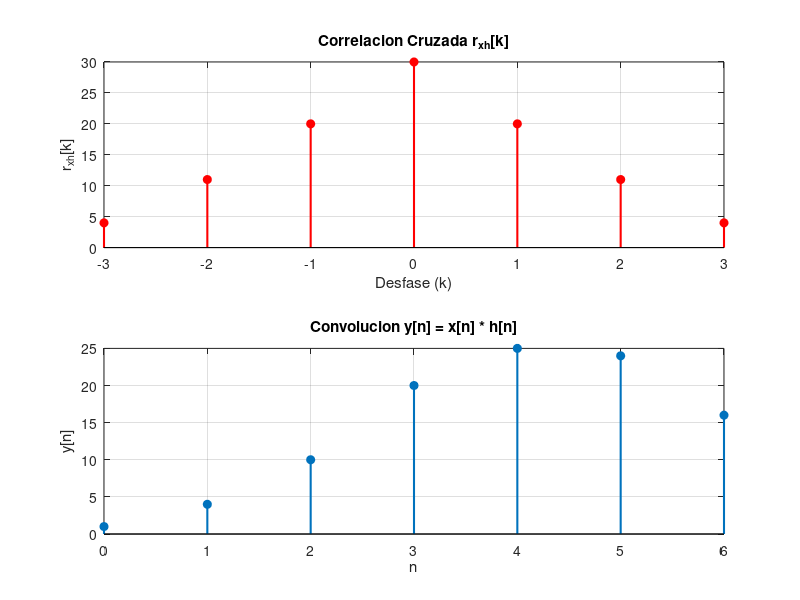
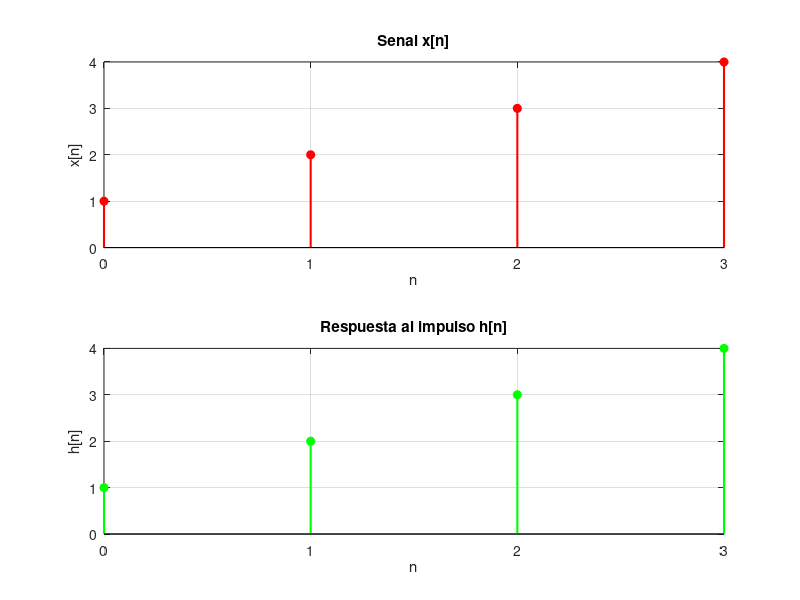

MATLAB code to generate these figures, in order:
clc;
clear;


%vector de tiempo
n_x = 0:3;
n_h = 0:3;


%definicion x y h
%x = [1,2,4,0,0]; %punto a
%h = [1,1,1,1,1]; %punto a

%x = [0,1,-2,3,-4]; %punto b
%h = [(1/2),1,2,1,(1/2)]; %punto b

%x = [1,2,3,4]; %punto c
%h = [4,3,2,1]; %punto c

x = [1,2,3,4]; %punto d
h = [1,2,3,4]; %punto d

%convolucion
y = conv(x,h);

%calculo de los ejes de tiempo
n_y = (min(n_x) + min(n_h)) : (max(n_x) + max(n_h));

%calculo de la correlacion
[r_xh,lags] = xcorr(x,h);


% Ventana unica para todos los graficos
figure;

% Grafico: correlacion
subplot(2, 1, 1);
stem(lags, r_xh, 'filled', 'linewidth', 1.5,'r');
grid on; xticks(lags);
xlabel('Desfase (k)');
ylabel('r_{xh}[k]');
title('Correlacion Cruzada r_{xh}[k]');

%Grafico inferior: y[n] convolucion
subplot(2, 1, 2);
stem(n_y, y, 'filled', 'linewidth', 1.5);
grid on; xticks(n_y);
xlabel('n'); ylabel('y[n]');
title('Convolucion y[n] = x[n] * h[n]');

%grafico de senales
figure

% 1. Grafico superior: x[n]
subplot(2, 1, 1);
stem(n_x, x, 'filled', 'linewidth', 1.5,'r');
grid on; xticks(n_x);
xlabel('n'); ylabel('x[n]');
title('Senal x[n]');

% 2. Grafico del medio: h[n]
subplot(2, 1, 2);
stem(n_h, h, 'filled', 'linewidth', 1.5,'g');
grid on; xticks(n_h);
xlabel('n'); ylabel('h[n]');
title('Respuesta al impulso h[n]');
